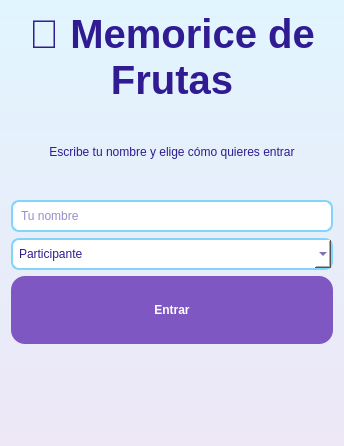
<?xml version="1.0" encoding="UTF-8"?>
<ui version="4.0">
 <class>Form</class>
 <widget class="QWidget" name="Form">
  <property name="geometry">
   <rect>
    <x>0</x>
    <y>0</y>
    <width>344</width>
    <height>446</height>
   </rect>
  </property>
  <property name="styleSheet">
   <string notr="true">#Form{background:qlineargradient(x1:0,y1:0,x2:0,y2:1,stop:0 #E1F5FE,stop:1 #EDE7F6);}
QWidget{color:#311B92;}
QLabel{background:transparent;}
QFrame{background:transparent;}
QPushButton{background:#7E57C2;color:white;border-radius:14px;padding:10px;min-height:48px;font-weight:bold;}
QPushButton:hover{background:#673AB7;}
QPushButton:disabled{background:#D1C4E9;color:#7a7a9a;}
QLineEdit,QComboBox,QSpinBox{background:white;padding:6px;border:2px solid #81D4FA;border-radius:8px;}
QTableWidget{background:white;gridline-color:#B3E5FC;}
QHeaderView::section{background:#B39DDB;color:white;padding:6px;font-weight:bold;}</string>
  </property>
  <layout class="QVBoxLayout" name="v">
   <item>
    <widget class="QLabel" name="lblTitulo">
     <property name="styleSheet">
      <string>font-size:30pt;font-weight:bold;</string>
     </property>
     <property name="text">
      <string>🍓 Memorice de Frutas</string>
     </property>
     <property name="alignment">
      <set>Qt::AlignCenter</set>
     </property>
     <property name="wordWrap">
      <bool>true</bool>
     </property>
    </widget>
   </item>
   <item>
    <widget class="QLabel" name="lblInstr">
     <property name="text">
      <string>Escribe tu nombre y elige cómo quieres entrar</string>
     </property>
     <property name="alignment">
      <set>Qt::AlignCenter</set>
     </property>
     <property name="wordWrap">
      <bool>true</bool>
     </property>
    </widget>
   </item>
   <item>
    <widget class="QLineEdit" name="txtUsuario">
     <property name="styleSheet">
      <string notr="true"/>
     </property>
     <property name="placeholderText">
      <string>Tu nombre</string>
     </property>
    </widget>
   </item>
   <item>
    <widget class="QComboBox" name="cmbPerfil">
     <property name="styleSheet">
      <string notr="true"/>
     </property>
     <item>
      <property name="text">
       <string>Participante</string>
      </property>
     </item>
     <item>
      <property name="text">
       <string>Profesional</string>
      </property>
     </item>
    </widget>
   </item>
   <item>
    <widget class="QPushButton" name="btnEntrar">
     <property name="text">
      <string>Entrar</string>
     </property>
    </widget>
   </item>
   <item>
    <widget class="QLabel" name="lblError">
     <property name="styleSheet">
      <string>color:#C62828;</string>
     </property>
     <property name="text">
      <string/>
     </property>
     <property name="alignment">
      <set>Qt::AlignCenter</set>
     </property>
     <property name="wordWrap">
      <bool>true</bool>
     </property>
    </widget>
   </item>
  </layout>
 </widget>
 <resources/>
 <connections/>
</ui>
